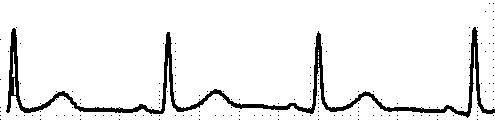
#> input picture assignment folder/1.jpg, 495 x 120 px
$ jupyter execute --allow-errors SignalExtraction.ipynb   (shell and % lines are left out)
#> lines starting #> are read from the running program, lines starting #| are printed output that depends on the picture
[cell 1]
from google.colab import drive
drive.mount('/content/drive')

[cell 2]
%cd '/content/drive/MyDrive/Larkai Assignment/LH_Assignment items/assignment folder'

# Loading necessary libraries

[cell 3]
import numpy as np
import matplotlib.pyplot as plt
import cv2
from PIL import Image

# Visualize sample output

#> (a cell that did not finish here is left out)

#> (a cell that did not finish here is left out)

#> (a cell that did not finish here is left out)

# Extracting the Signal

### Loading the First Image

[cell 7]
img = Image.open('1.jpg')
#> img is the input picture: PIL image 495x120 L; min 0, max 255, mean 236.9
img = np.array(img)

### Signal Extraction Using Darkest Point Detection

In order to obtain a 1D array representation of the signal, our aim is to traverse every column and obtain the locations of the darkest points in each column. At each column, we first obtain the darkest point, mark it with 0 and mark the remaining points with 1. Then we obtain the index of the darkest point (point with 0 value in the column), check if its at the bottom of the column - if yes, we append the darkest point in the previous column, else we append the current darkest point

[cell 8]
points = []
for i in range(img.shape[1]):
    col = []
    for j in range(img.shape[0]):
        if img[j][i] == 0.0:
            col.append(0.0)
        else:
            col.append(1.0)
    min_idx = img.shape[0] - np.argmin(col) # inverting the axes as image axes start from top left corner
    if min_idx == img.shape[0]:
        points.append(points[-1])
    else:
        points.append(min_idx)

### Visualizing the 1D Signal

[cell 9]
plt.plot(points)
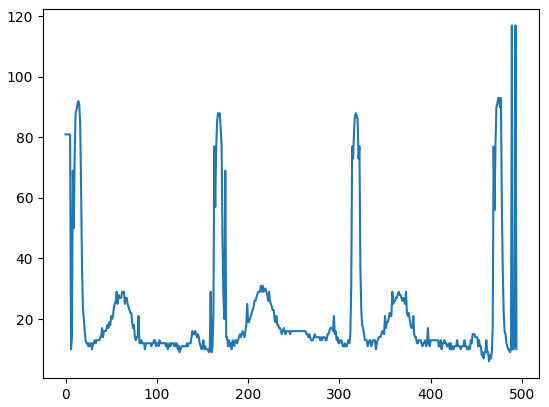
#> figure drawn by matplotlib, 1 panel; curve peaks at x = 489, y = 117

### Wrapping everything into a function for easier usage

[cell 10]
def obtain_signal(img):
  points = []
  for i in range(img.shape[1]):
    col = []
    for j in range(img.shape[0]):
        if img[j][i] == 0.0:
            col.append(0.0)
        else:
            col.append(1.0)
    min_idx = img.shape[0] - np.argmin(col) # inverting the axes as image axes start from top left corner
    if min_idx == img.shape[0]:
        points.append(points[-1])
    else:
        points.append(min_idx)
  return points

### Generating the signals for all the files

[cell 11]
files = ['1.jpg', '2.jpg', '3.jpg', '4.jpg', '5.jpg']

[cell 12]
signals = []
for f in files:
  img = np.array(Image.open(f))
  points = obtain_signal(img)
  signals.append(points)

### Saving all the signals in a separate file

[cell 13]
root = '/content/drive/MyDrive/Larkai Assignment/LH_Assignment items/assignment folder/Signals/'

[cell 14]
for i, s in enumerate(signals):
    path = root + 'signal_' + str(i + 1)
    np.save(path, s)
